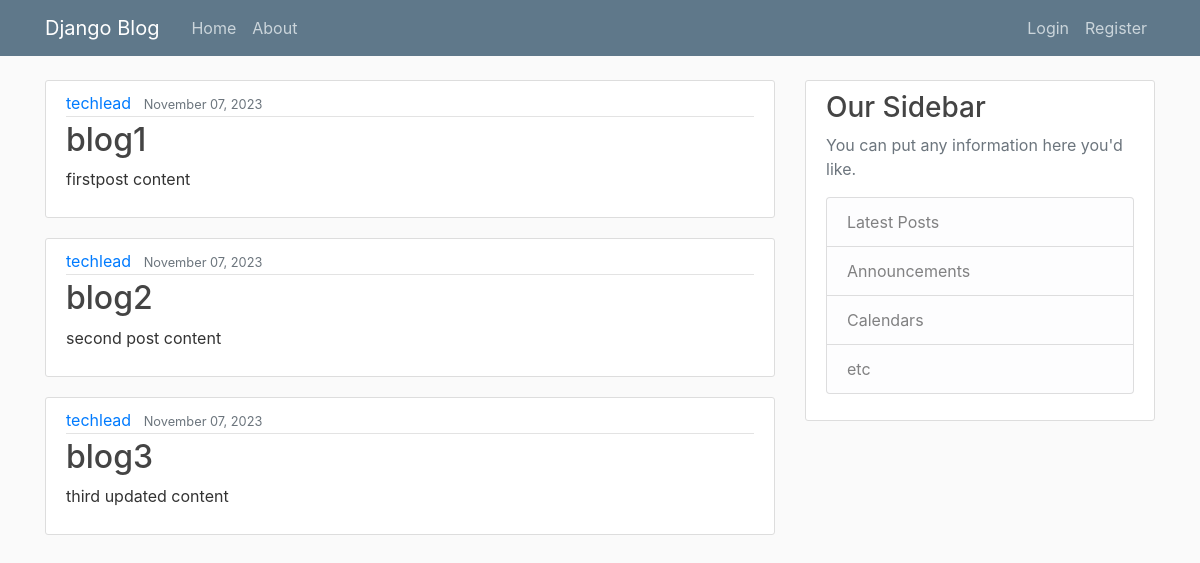
The page / on the database its author committed.
### tryblog/models.py (models this page shows, shortened)
class Post(models.Model):
    title = models.CharField(max_length=100)
    content = models.TextField()
    date_posted = models.DateTimeField(default=timezone.now)
    author = models.ForeignKey(User, on_delete=models.CASCADE)

### tryblog/views.py (the view)
# urls.py: path('', views.home, name='trybloghome'),
def home(request):
    context = {
        'posts': Post.objects.all()
    }
    return render(request, 'tryblog/home.html', context)

### tryblog/templates/tryblog/home.html
{% extends "tryblog/base.html" %}
{% block content %}
    {% for post in posts %}
        <article class="media content-section">
          <div class="media-body">
            <div class="article-metadata">
              <a class="mr-2" href="#">{{ post.author }}</a>
              <small class="text-muted">{{ post.date_posted|date:'F d, Y' }}</small>
            </div>
            <h2><a class="article-title" href="#">{{ post.title }}</a></h2>
            <p class="article-content">{{ post.content }}</p>
          </div>
        </article>
    {% endfor %}
{% endblock content %}

### tryblog/static/tryblog/main.css (style rules this page uses)
body { background: #fafafa; color: #333333; margin-top: 5rem; }
h1, h2, h3, h4, h5, h6 { color: #444444; }
.content-section { background: #ffffff; padding: 10px 20px; border: 1px solid #dddddd; border-radius: 3px; margin-bottom: 20px; }
.article-title { color: #444444; }
.article-content { white-space: pre-line; }
.article-metadata { padding-bottom: 1px; margin-bottom: 4px; border-bottom: 1px solid #e3e3e3 }

### rows shown on the page
Post: author "techlead", date_posted "November 07, 2023", title "blog1", content "firstpost content"
Post: author "techlead", date_posted "November 07, 2023", title "blog2", content "second post content"
Post: author "techlead", date_posted "November 07, 2023", title "blog3", content "third updated content"
